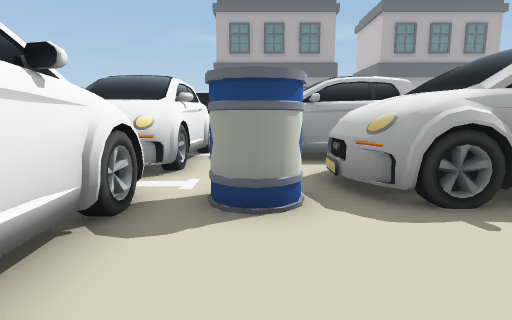
[1] (above)

13 first-person views from a walk through a 3-D level made in the Unity game engine. The camera is 0.55 m above the floor, tilts 8° down and sees 80° across. The floor is counted in squares, 0.5 m on a side. Each view is taken from the middle of a square. On the plan, view 1 faces up. The plan holds only what a view shows up to about 12 squares ahead; the rest is blank. The place goes on beyond the plan.

[2]
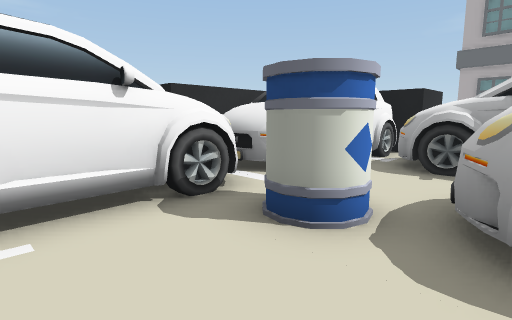

[3]
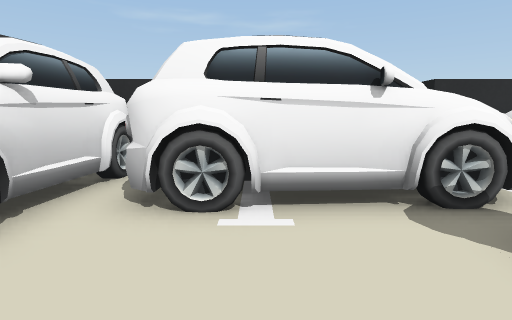

[4]
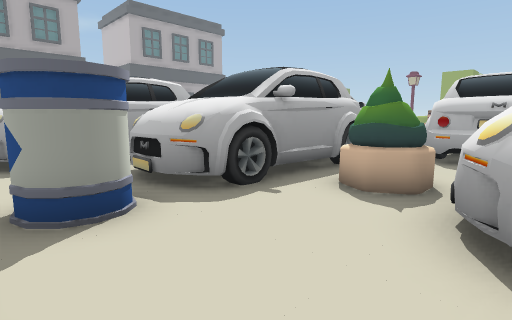

[5]
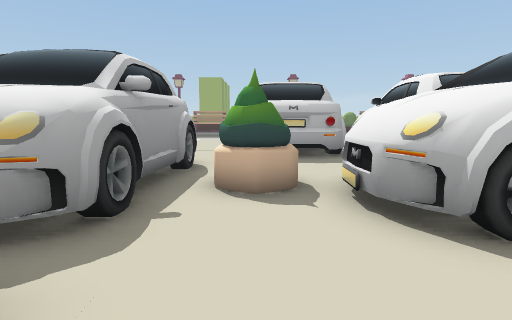

[6]
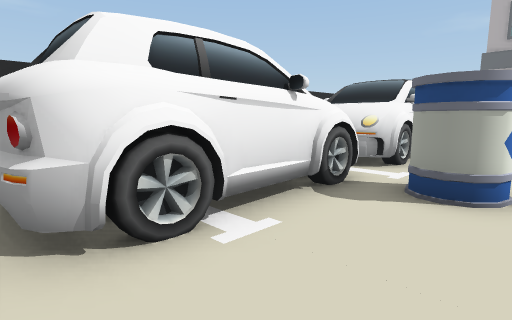

[7]
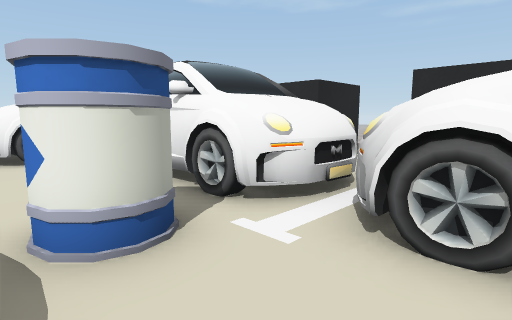

[8]
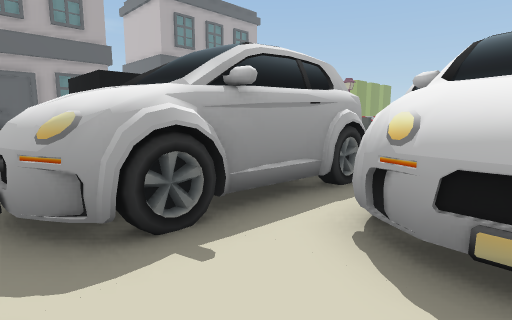

[9]
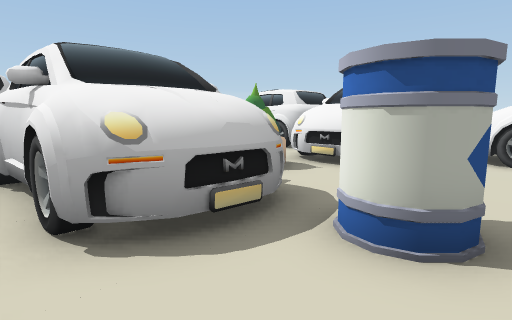

[10]
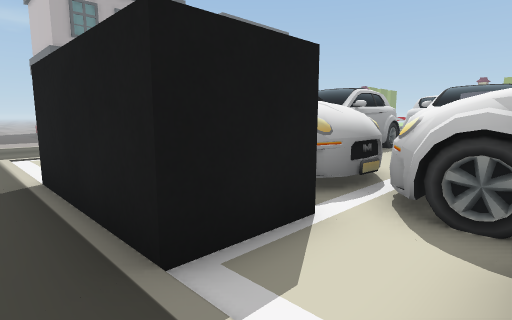

[11]
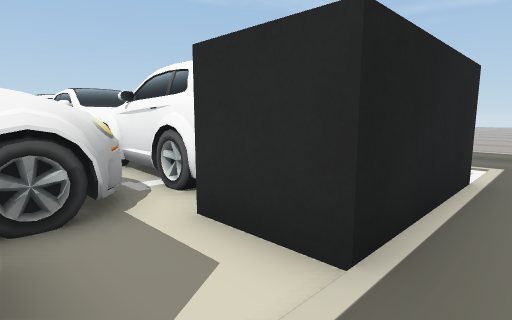

[12]
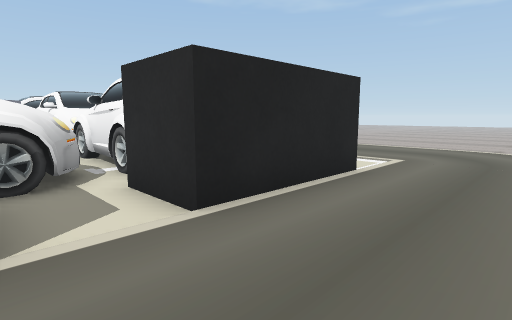

[13]
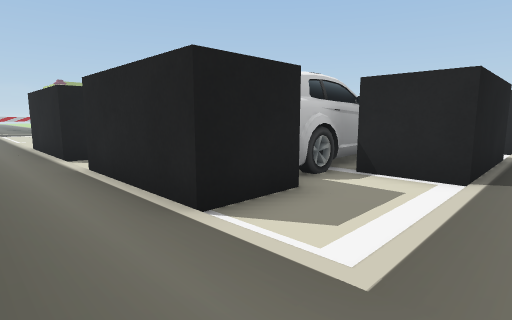

### Floor plan
Key: @ floor where view 1 was taken; . floor; / step, stairs or slope; B black block; C car; A barrel; P plant.
Columns run from 8 left of view 1 to 9 right of it. Each row starts with its distance up from view 1.
 17  //
 16  ....... .
 15 .........
 14 ...............
 13 ...BBBBB.BBBBB.
 12 ...B   B.B
 11 ...B  BB.BB
 10 ....C CCCCC
  9 .BBBC CCCCC
  8 .B BCCC.CCCCC
  7 .B BCCC.......
  6 .B BCCC...CCCCC
  5 .BBBCC..ACCCC
  4  ...CCCAAACCCCC ..
  3 .BBBCCC.A.........
  2    BCCC.....P..CC
  1       C....C...CC
  0    BCCC.@.CCC..CC
 -1     CCC...CCC.
 -2    BCCCCC  CCCCCCC
 -3         C     C

Where each view was taken, in squares from view 1:
view 1: 0 up, 0 right, facing up
view 2: 1 up, 2 right, facing up-left
view 3: 1 up, 2 right, facing left
view 4: 0 up, 1 left, facing up-right
view 5: 2 up, 1 left, facing right
view 6: 1 down, 1 right, facing up-left
view 7: 7 up, 1 right, facing down-left
view 8: 5 up, 1 left, facing up-right
view 9: 7 up, 1 left, facing down-right
view 10: 3 up, 8 left, facing up-right
view 11: 14 up, 1 right, facing down-left
view 12: 16 up, 1 right, facing down-left
view 13: 15 up, 8 left, facing down-right
